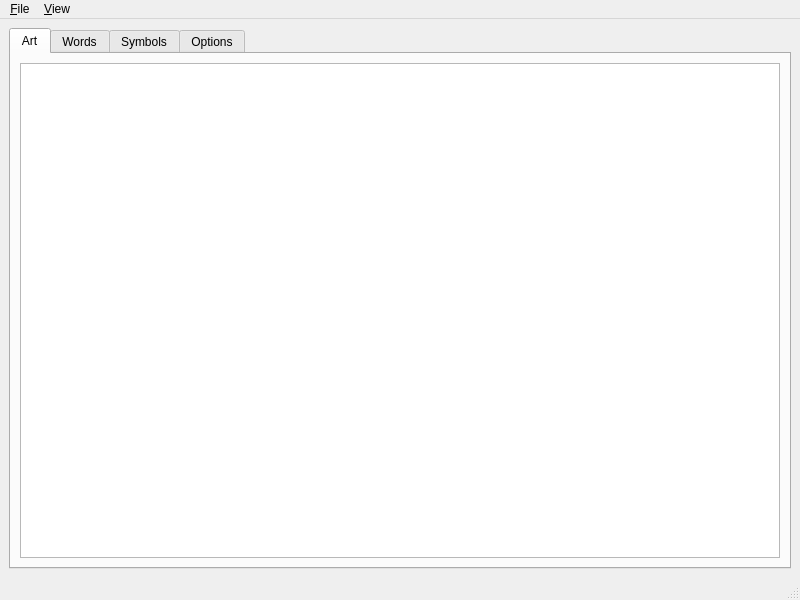
<?xml version="1.0" encoding="UTF-8"?>
<ui version="4.0">
 <class>MainWindow</class>
 <widget class="QMainWindow" name="MainWindow">
  <property name="geometry">
   <rect>
    <x>0</x>
    <y>0</y>
    <width>800</width>
    <height>600</height>
   </rect>
  </property>
  <property name="windowTitle">
   <string>MainWindow</string>
  </property>
  <widget class="QWidget" name="centralwidget">
   <layout class="QGridLayout" name="gridLayout">
    <item row="0" column="0">
     <widget class="QTabWidget" name="tabWidget">
      <property name="currentIndex">
       <number>0</number>
      </property>
      <widget class="QWidget" name="art">
       <attribute name="title">
        <string>Art</string>
       </attribute>
       <layout class="QGridLayout" name="gridLayout_3">
        <item row="0" column="0">
         <widget class="QGraphicsView" name="art_view"/>
        </item>
       </layout>
      </widget>
      <widget class="QWidget" name="words">
       <attribute name="title">
        <string>Words</string>
       </attribute>
       <layout class="QGridLayout" name="gridLayout_2">
        <item row="0" column="0">
         <widget class="QScrollArea" name="word_scroll">
          <property name="widgetResizable">
           <bool>true</bool>
          </property>
          <widget class="QWidget" name="word_content">
           <property name="geometry">
            <rect>
             <x>0</x>
             <y>0</y>
             <width>758</width>
             <height>487</height>
            </rect>
           </property>
          </widget>
         </widget>
        </item>
       </layout>
      </widget>
      <widget class="QWidget" name="symbols">
       <attribute name="title">
        <string>Symbols</string>
       </attribute>
       <layout class="QVBoxLayout" name="verticalLayout_2">
        <item>
         <widget class="QGraphicsView" name="symbols_view"/>
        </item>
       </layout>
      </widget>
      <widget class="QWidget" name="options">
       <attribute name="title">
        <string>Options</string>
       </attribute>
       <layout class="QGridLayout" name="gridLayout_4">
        <item row="1" column="0" alignment="Qt::AlignRight">
         <widget class="QLabel" name="columns_label">
          <property name="text">
           <string>Columns:</string>
          </property>
         </widget>
        </item>
        <item row="1" column="1">
         <widget class="QSpinBox" name="columns">
          <property name="minimum">
           <number>1</number>
          </property>
          <property name="maximum">
           <number>10</number>
          </property>
          <property name="value">
           <number>4</number>
          </property>
         </widget>
        </item>
        <item row="0" column="1">
         <widget class="QSpinBox" name="rows">
          <property name="sizePolicy">
           <sizepolicy hsizetype="Minimum" vsizetype="Fixed">
            <horstretch>0</horstretch>
            <verstretch>0</verstretch>
           </sizepolicy>
          </property>
          <property name="minimum">
           <number>1</number>
          </property>
          <property name="maximum">
           <number>10</number>
          </property>
          <property name="value">
           <number>6</number>
          </property>
         </widget>
        </item>
        <item row="0" column="0" alignment="Qt::AlignRight">
         <widget class="QLabel" name="rows_label">
          <property name="text">
           <string>Rows:</string>
          </property>
         </widget>
        </item>
        <item row="2" column="1">
         <widget class="QGroupBox" name="groupBox">
          <property name="title">
           <string>Clue Type:</string>
          </property>
          <layout class="QVBoxLayout" name="verticalLayout">
           <item>
            <widget class="QRadioButton" name="word_clues_radio">
             <property name="text">
              <string>Words</string>
             </property>
             <property name="checked">
              <bool>true</bool>
             </property>
            </widget>
           </item>
           <item>
            <widget class="QRadioButton" name="symbol_clues_radio">
             <property name="text">
              <string>Symbols</string>
             </property>
            </widget>
           </item>
          </layout>
         </widget>
        </item>
        <item row="3" column="0">
         <spacer name="verticalSpacer">
          <property name="orientation">
           <enum>Qt::Vertical</enum>
          </property>
          <property name="sizeHint" stdset="0">
           <size>
            <width>20</width>
            <height>40</height>
           </size>
          </property>
         </spacer>
        </item>
       </layout>
      </widget>
     </widget>
    </item>
   </layout>
  </widget>
  <widget class="QMenuBar" name="menubar">
   <property name="geometry">
    <rect>
     <x>0</x>
     <y>0</y>
     <width>800</width>
     <height>22</height>
    </rect>
   </property>
   <widget class="QMenu" name="menuFile">
    <property name="title">
     <string>&amp;File</string>
    </property>
    <addaction name="action_open_art"/>
    <addaction name="action_open_words"/>
    <addaction name="action_save"/>
    <addaction name="action_save_png"/>
    <addaction name="separator"/>
    <addaction name="action_exit"/>
   </widget>
   <widget class="QMenu" name="menuView">
    <property name="title">
     <string>&amp;View</string>
    </property>
    <addaction name="action_sort"/>
    <addaction name="action_shuffle"/>
   </widget>
   <addaction name="menuFile"/>
   <addaction name="menuView"/>
  </widget>
  <widget class="QStatusBar" name="statusbar"/>
  <action name="action_open_art">
   <property name="text">
    <string>&amp;Open Image...</string>
   </property>
   <property name="shortcut">
    <string>Ctrl+O</string>
   </property>
  </action>
  <action name="action_save">
   <property name="text">
    <string>&amp;Save as PDF...</string>
   </property>
   <property name="shortcut">
    <string>Ctrl+S</string>
   </property>
  </action>
  <action name="actionDetails">
   <property name="text">
    <string>Details</string>
   </property>
  </action>
  <action name="action_exit">
   <property name="text">
    <string>E&amp;xit</string>
   </property>
  </action>
  <action name="action_sort">
   <property name="checkable">
    <bool>true</bool>
   </property>
   <property name="checked">
    <bool>true</bool>
   </property>
   <property name="text">
    <string>So&amp;rt</string>
   </property>
   <property name="shortcut">
    <string>Ctrl+R</string>
   </property>
  </action>
  <action name="action_shuffle">
   <property name="checkable">
    <bool>true</bool>
   </property>
   <property name="text">
    <string>Shu&amp;ffle</string>
   </property>
   <property name="shortcut">
    <string>Ctrl+F</string>
   </property>
  </action>
  <action name="action_open_words">
   <property name="text">
    <string>Open &amp;Word File...</string>
   </property>
   <property name="whatsThis">
    <string>Download from https://github.com/donkirkby/vograbulary/blob/master/core/assets/wordlist.txt</string>
   </property>
   <property name="shortcut">
    <string>Ctrl+W</string>
   </property>
  </action>
  <action name="action_save_png">
   <property name="text">
    <string>Save as &amp;Image...</string>
   </property>
   <property name="shortcut">
    <string>Ctrl+I</string>
   </property>
  </action>
 </widget>
 <resources/>
 <connections/>
</ui>
